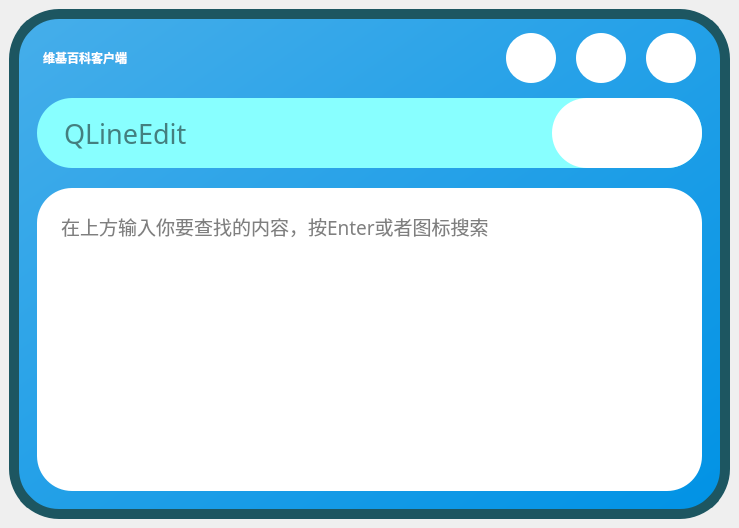
<?xml version="1.0" encoding="UTF-8"?>
<ui version="4.0">
 <class>MainWindow</class>
 <widget class="QMainWindow" name="MainWindow">
  <property name="geometry">
   <rect>
    <x>0</x>
    <y>0</y>
    <width>739</width>
    <height>528</height>
   </rect>
  </property>
  <property name="windowTitle">
   <string>MainWindow</string>
  </property>
  <widget class="QWidget" name="centralwidget">
   <layout class="QHBoxLayout" name="horizontalLayout">
    <item>
     <widget class="QFrame" name="frame">
      <property name="styleSheet">
       <string notr="true">QLineEdit{
	padding-left:25px;
	background-color: rgba(255, 255, 255, 0);
	border: 0px solid rgba(255, 255, 255, 0);


}

QTextBrowser{
	border-radius: 35px;
	padding-left:20px;
	padding-right:20px;
	padding-top:20px;
	padding-bottom:20px;

	background-color: rgb(255, 255, 255);
}
QLabel{
	font: 14pt &quot;微软雅黑&quot;;
}
#label{
	font: 75 20pt &quot;微软雅黑&quot;;
	color: rgb(255, 255, 255);
	font-weight: bold;
}

QPushButton{
	font: 14pt &quot;微软雅黑&quot;;
	border-radius: 25px;
	background-color: rgb(255, 255, 255);
}

QPushButton::hover{
	background-color: rgb(198, 255, 229);
}

#pushButton_2{
	border-radius: 35px;
}

#frame{
	border-radius: 50px;
	border: 10px solid #1D5661;
	background-color: qlineargradient(spread:pad, x1:0, y1:0, x2:1, y2:1, stop:0 #46AEEA, stop:1 #0092E5);
}

#frame_2{
	border-radius: 35px;
	background-color: rgb(255, 255, 255);
}

#widget{
	border-radius: 35px;
	background-color: #88ffff;
}</string>
      </property>
      <property name="frameShape">
       <enum>QFrame::StyledPanel</enum>
      </property>
      <property name="frameShadow">
       <enum>QFrame::Raised</enum>
      </property>
      <layout class="QVBoxLayout" name="verticalLayout" stretch="0,1">
       <item>
        <layout class="QHBoxLayout" name="horizontalLayout_2">
         <property name="spacing">
          <number>20</number>
         </property>
         <property name="leftMargin">
          <number>15</number>
         </property>
         <property name="topMargin">
          <number>5</number>
         </property>
         <property name="rightMargin">
          <number>15</number>
         </property>
         <item>
          <widget class="QLabel" name="label">
           <property name="text">
            <string>维基百科客户端</string>
           </property>
          </widget>
         </item>
         <item>
          <spacer name="horizontalSpacer">
           <property name="orientation">
            <enum>Qt::Horizontal</enum>
           </property>
           <property name="sizeHint" stdset="0">
            <size>
             <width>40</width>
             <height>20</height>
            </size>
           </property>
          </spacer>
         </item>
         <item>
          <widget class="QPushButton" name="pushButton_3">
           <property name="sizePolicy">
            <sizepolicy hsizetype="Fixed" vsizetype="Fixed">
             <horstretch>0</horstretch>
             <verstretch>0</verstretch>
            </sizepolicy>
           </property>
           <property name="minimumSize">
            <size>
             <width>50</width>
             <height>50</height>
            </size>
           </property>
           <property name="text">
            <string/>
           </property>
           <property name="icon">
            <iconset resource="res/res.qrc">
             <normaloff>:/png/好友.png</normaloff>:/png/好友.png</iconset>
           </property>
           <property name="iconSize">
            <size>
             <width>30</width>
             <height>30</height>
            </size>
           </property>
          </widget>
         </item>
         <item>
          <widget class="QPushButton" name="pushButton_4">
           <property name="sizePolicy">
            <sizepolicy hsizetype="Fixed" vsizetype="Fixed">
             <horstretch>0</horstretch>
             <verstretch>0</verstretch>
            </sizepolicy>
           </property>
           <property name="minimumSize">
            <size>
             <width>50</width>
             <height>50</height>
            </size>
           </property>
           <property name="text">
            <string/>
           </property>
           <property name="icon">
            <iconset resource="res/res.qrc">
             <normaloff>:/png/书本.png</normaloff>:/png/书本.png</iconset>
           </property>
           <property name="iconSize">
            <size>
             <width>30</width>
             <height>30</height>
            </size>
           </property>
          </widget>
         </item>
         <item>
          <widget class="QPushButton" name="pushButton">
           <property name="sizePolicy">
            <sizepolicy hsizetype="Fixed" vsizetype="Fixed">
             <horstretch>0</horstretch>
             <verstretch>0</verstretch>
            </sizepolicy>
           </property>
           <property name="minimumSize">
            <size>
             <width>50</width>
             <height>50</height>
            </size>
           </property>
           <property name="text">
            <string/>
           </property>
           <property name="icon">
            <iconset resource="res/res.qrc">
             <normaloff>:/png/关闭.png</normaloff>:/png/关闭.png</iconset>
           </property>
           <property name="iconSize">
            <size>
             <width>30</width>
             <height>30</height>
            </size>
           </property>
          </widget>
         </item>
        </layout>
       </item>
       <item>
        <layout class="QHBoxLayout" name="horizontalLayout_3">
         <item>
          <widget class="QStackedWidget" name="stackedWidget">
           <property name="currentIndex">
            <number>0</number>
           </property>
           <widget class="QWidget" name="page">
            <layout class="QVBoxLayout" name="verticalLayout_2">
             <property name="spacing">
              <number>20</number>
             </property>
             <item>
              <widget class="QWidget" name="widget" native="true">
               <property name="minimumSize">
                <size>
                 <width>0</width>
                 <height>70</height>
                </size>
               </property>
               <layout class="QHBoxLayout" name="horizontalLayout_4">
                <property name="spacing">
                 <number>0</number>
                </property>
                <property name="leftMargin">
                 <number>0</number>
                </property>
                <property name="topMargin">
                 <number>0</number>
                </property>
                <property name="rightMargin">
                 <number>0</number>
                </property>
                <property name="bottomMargin">
                 <number>0</number>
                </property>
                <item>
                 <widget class="QLineEdit" name="lineEdit">
                  <property name="sizePolicy">
                   <sizepolicy hsizetype="Expanding" vsizetype="Minimum">
                    <horstretch>0</horstretch>
                    <verstretch>0</verstretch>
                   </sizepolicy>
                  </property>
                  <property name="font">
                   <font>
                    <family>微软雅黑</family>
                    <pointsize>20</pointsize>
                   </font>
                  </property>
                  <property name="styleSheet">
                   <string notr="true">#lineEdit{
	background-color: rgba(255, 255, 255, 0);
}</string>
                  </property>
                  <property name="placeholderText">
                   <string>QLineEdit</string>
                  </property>
                 </widget>
                </item>
                <item>
                 <widget class="QPushButton" name="pushButton_2">
                  <property name="sizePolicy">
                   <sizepolicy hsizetype="Minimum" vsizetype="Minimum">
                    <horstretch>0</horstretch>
                    <verstretch>0</verstretch>
                   </sizepolicy>
                  </property>
                  <property name="minimumSize">
                   <size>
                    <width>150</width>
                    <height>0</height>
                   </size>
                  </property>
                  <property name="styleSheet">
                   <string notr="true"/>
                  </property>
                  <property name="text">
                   <string/>
                  </property>
                  <property name="icon">
                   <iconset resource="res/res.qrc">
                    <normaloff>:/png/纸飞机.png</normaloff>:/png/纸飞机.png</iconset>
                  </property>
                  <property name="iconSize">
                   <size>
                    <width>50</width>
                    <height>50</height>
                   </size>
                  </property>
                 </widget>
                </item>
               </layout>
              </widget>
             </item>
             <item>
              <widget class="QTextBrowser" name="textBrowser">
               <property name="font">
                <font>
                 <family>微软雅黑</family>
                 <pointsize>14</pointsize>
                </font>
               </property>
               <property name="styleSheet">
                <string notr="true"/>
               </property>
               <property name="html">
                <string>&lt;!DOCTYPE HTML PUBLIC &quot;-//W3C//DTD HTML 4.0//EN&quot; &quot;http://www.w3.org/TR/REC-html40/strict.dtd&quot;&gt;
&lt;html&gt;&lt;head&gt;&lt;meta name=&quot;qrichtext&quot; content=&quot;1&quot; /&gt;&lt;style type=&quot;text/css&quot;&gt;
p, li { white-space: pre-wrap; }
&lt;/style&gt;&lt;/head&gt;&lt;body style=&quot; font-family:'微软雅黑'; font-size:14pt; font-weight:400; font-style:normal;&quot;&gt;
&lt;p style=&quot;-qt-paragraph-type:empty; margin-top:0px; margin-bottom:0px; margin-left:0px; margin-right:0px; -qt-block-indent:0; text-indent:0px;&quot;&gt;&lt;br /&gt;&lt;/p&gt;&lt;/body&gt;&lt;/html&gt;</string>
               </property>
               <property name="placeholderText">
                <string>在上方输入你要查找的内容，按Enter或者图标搜索</string>
               </property>
              </widget>
             </item>
            </layout>
           </widget>
           <widget class="QWidget" name="page_2">
            <layout class="QHBoxLayout" name="horizontalLayout_5">
             <item>
              <widget class="QFrame" name="frame_2">
               <property name="frameShape">
                <enum>QFrame::StyledPanel</enum>
               </property>
               <property name="frameShadow">
                <enum>QFrame::Raised</enum>
               </property>
               <layout class="QVBoxLayout" name="verticalLayout_3">
                <item>
                 <spacer name="verticalSpacer_2">
                  <property name="orientation">
                   <enum>Qt::Vertical</enum>
                  </property>
                  <property name="sizeHint" stdset="0">
                   <size>
                    <width>20</width>
                    <height>40</height>
                   </size>
                  </property>
                 </spacer>
                </item>
                <item>
                 <widget class="QLabel" name="label_3">
                  <property name="text">
                   <string>Author：雪中明月</string>
                  </property>
                  <property name="alignment">
                   <set>Qt::AlignCenter</set>
                  </property>
                 </widget>
                </item>
                <item>
                 <widget class="QLabel" name="label_2">
                  <property name="text">
                   <string>使用Python和PYQT制作
</string>
                  </property>
                  <property name="alignment">
                   <set>Qt::AlignCenter</set>
                  </property>
                 </widget>
                </item>
                <item>
                 <widget class="QLabel" name="label_4">
                  <property name="font">
                   <font>
                    <family>微软雅黑</family>
                    <pointsize>14</pointsize>
                    <weight>50</weight>
                    <italic>false</italic>
                    <bold>false</bold>
                   </font>
                  </property>
                  <property name="text">
                   <string>目前仅能提取百科的文字部分
表格等其它暂时无法显示</string>
                  </property>
                  <property name="alignment">
                   <set>Qt::AlignCenter</set>
                  </property>
                 </widget>
                </item>
                <item>
                 <spacer name="verticalSpacer">
                  <property name="orientation">
                   <enum>Qt::Vertical</enum>
                  </property>
                  <property name="sizeHint" stdset="0">
                   <size>
                    <width>20</width>
                    <height>40</height>
                   </size>
                  </property>
                 </spacer>
                </item>
               </layout>
              </widget>
             </item>
            </layout>
           </widget>
          </widget>
         </item>
        </layout>
       </item>
      </layout>
     </widget>
    </item>
   </layout>
  </widget>
 </widget>
 <resources>
  <include location="res/res.qrc"/>
 </resources>
 <connections>
  <connection>
   <sender>pushButton</sender>
   <signal>clicked()</signal>
   <receiver>MainWindow</receiver>
   <slot>close()</slot>
   <hints>
    <hint type="sourcelabel">
     <x>675</x>
     <y>63</y>
    </hint>
    <hint type="destinationlabel">
     <x>637</x>
     <y>-118</y>
    </hint>
   </hints>
  </connection>
 </connections>
</ui>
